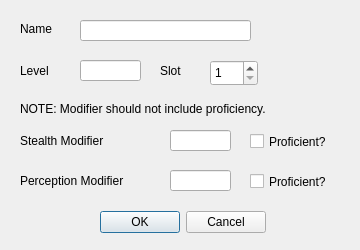
<?xml version="1.0" encoding="UTF-8"?>
<ui version="4.0">
 <class>popup</class>
 <widget class="QWidget" name="popup">
  <property name="geometry">
   <rect>
    <x>0</x>
    <y>0</y>
    <width>360</width>
    <height>250</height>
   </rect>
  </property>
  <property name="windowTitle">
   <string>Form</string>
  </property>
  <widget class="QDialogButtonBox" name="buttonBox">
   <property name="geometry">
    <rect>
     <x>100</x>
     <y>210</y>
     <width>166</width>
     <height>25</height>
    </rect>
   </property>
   <property name="standardButtons">
    <set>QDialogButtonBox::Cancel|QDialogButtonBox::Ok</set>
   </property>
  </widget>
  <widget class="QLineEdit" name="inputLevel">
   <property name="geometry">
    <rect>
     <x>80</x>
     <y>60</y>
     <width>61</width>
     <height>21</height>
    </rect>
   </property>
   <property name="text">
    <string/>
   </property>
  </widget>
  <widget class="QLineEdit" name="inputName">
   <property name="geometry">
    <rect>
     <x>80</x>
     <y>20</y>
     <width>171</width>
     <height>21</height>
    </rect>
   </property>
   <property name="text">
    <string/>
   </property>
  </widget>
  <widget class="QLabel" name="labelName">
   <property name="geometry">
    <rect>
     <x>20</x>
     <y>20</y>
     <width>51</width>
     <height>17</height>
    </rect>
   </property>
   <property name="text">
    <string>Name</string>
   </property>
  </widget>
  <widget class="QLabel" name="labelLevel">
   <property name="geometry">
    <rect>
     <x>20</x>
     <y>60</y>
     <width>41</width>
     <height>21</height>
    </rect>
   </property>
   <property name="text">
    <string>Level</string>
   </property>
  </widget>
  <widget class="QLabel" name="labalStealth">
   <property name="geometry">
    <rect>
     <x>20</x>
     <y>130</y>
     <width>131</width>
     <height>21</height>
    </rect>
   </property>
   <property name="text">
    <string>Stealth Modifier</string>
   </property>
  </widget>
  <widget class="QLabel" name="labalPerc">
   <property name="geometry">
    <rect>
     <x>20</x>
     <y>170</y>
     <width>141</width>
     <height>21</height>
    </rect>
   </property>
   <property name="text">
    <string>Perception Modifier</string>
   </property>
  </widget>
  <widget class="QLineEdit" name="inputStealth">
   <property name="geometry">
    <rect>
     <x>170</x>
     <y>130</y>
     <width>61</width>
     <height>21</height>
    </rect>
   </property>
   <property name="text">
    <string/>
   </property>
  </widget>
  <widget class="QLineEdit" name="inputPerc">
   <property name="geometry">
    <rect>
     <x>170</x>
     <y>170</y>
     <width>61</width>
     <height>21</height>
    </rect>
   </property>
   <property name="text">
    <string/>
   </property>
  </widget>
  <widget class="QCheckBox" name="checkPerc">
   <property name="geometry">
    <rect>
     <x>250</x>
     <y>170</y>
     <width>92</width>
     <height>23</height>
    </rect>
   </property>
   <property name="text">
    <string>Proficient?</string>
   </property>
  </widget>
  <widget class="QCheckBox" name="checkStealth">
   <property name="geometry">
    <rect>
     <x>250</x>
     <y>130</y>
     <width>92</width>
     <height>23</height>
    </rect>
   </property>
   <property name="text">
    <string>Proficient?</string>
   </property>
  </widget>
  <widget class="QLabel" name="labelNote">
   <property name="geometry">
    <rect>
     <x>20</x>
     <y>100</y>
     <width>321</width>
     <height>17</height>
    </rect>
   </property>
   <property name="text">
    <string>NOTE: Modifier should not include proficiency.</string>
   </property>
  </widget>
  <widget class="QSpinBox" name="inputSlot">
   <property name="geometry">
    <rect>
     <x>210</x>
     <y>60</y>
     <width>48</width>
     <height>26</height>
    </rect>
   </property>
   <property name="minimum">
    <number>1</number>
   </property>
   <property name="maximum">
    <number>4</number>
   </property>
  </widget>
  <widget class="QLabel" name="labelLevel_2">
   <property name="geometry">
    <rect>
     <x>160</x>
     <y>60</y>
     <width>41</width>
     <height>21</height>
    </rect>
   </property>
   <property name="text">
    <string>Slot</string>
   </property>
  </widget>
 </widget>
 <resources/>
 <connections/>
</ui>
